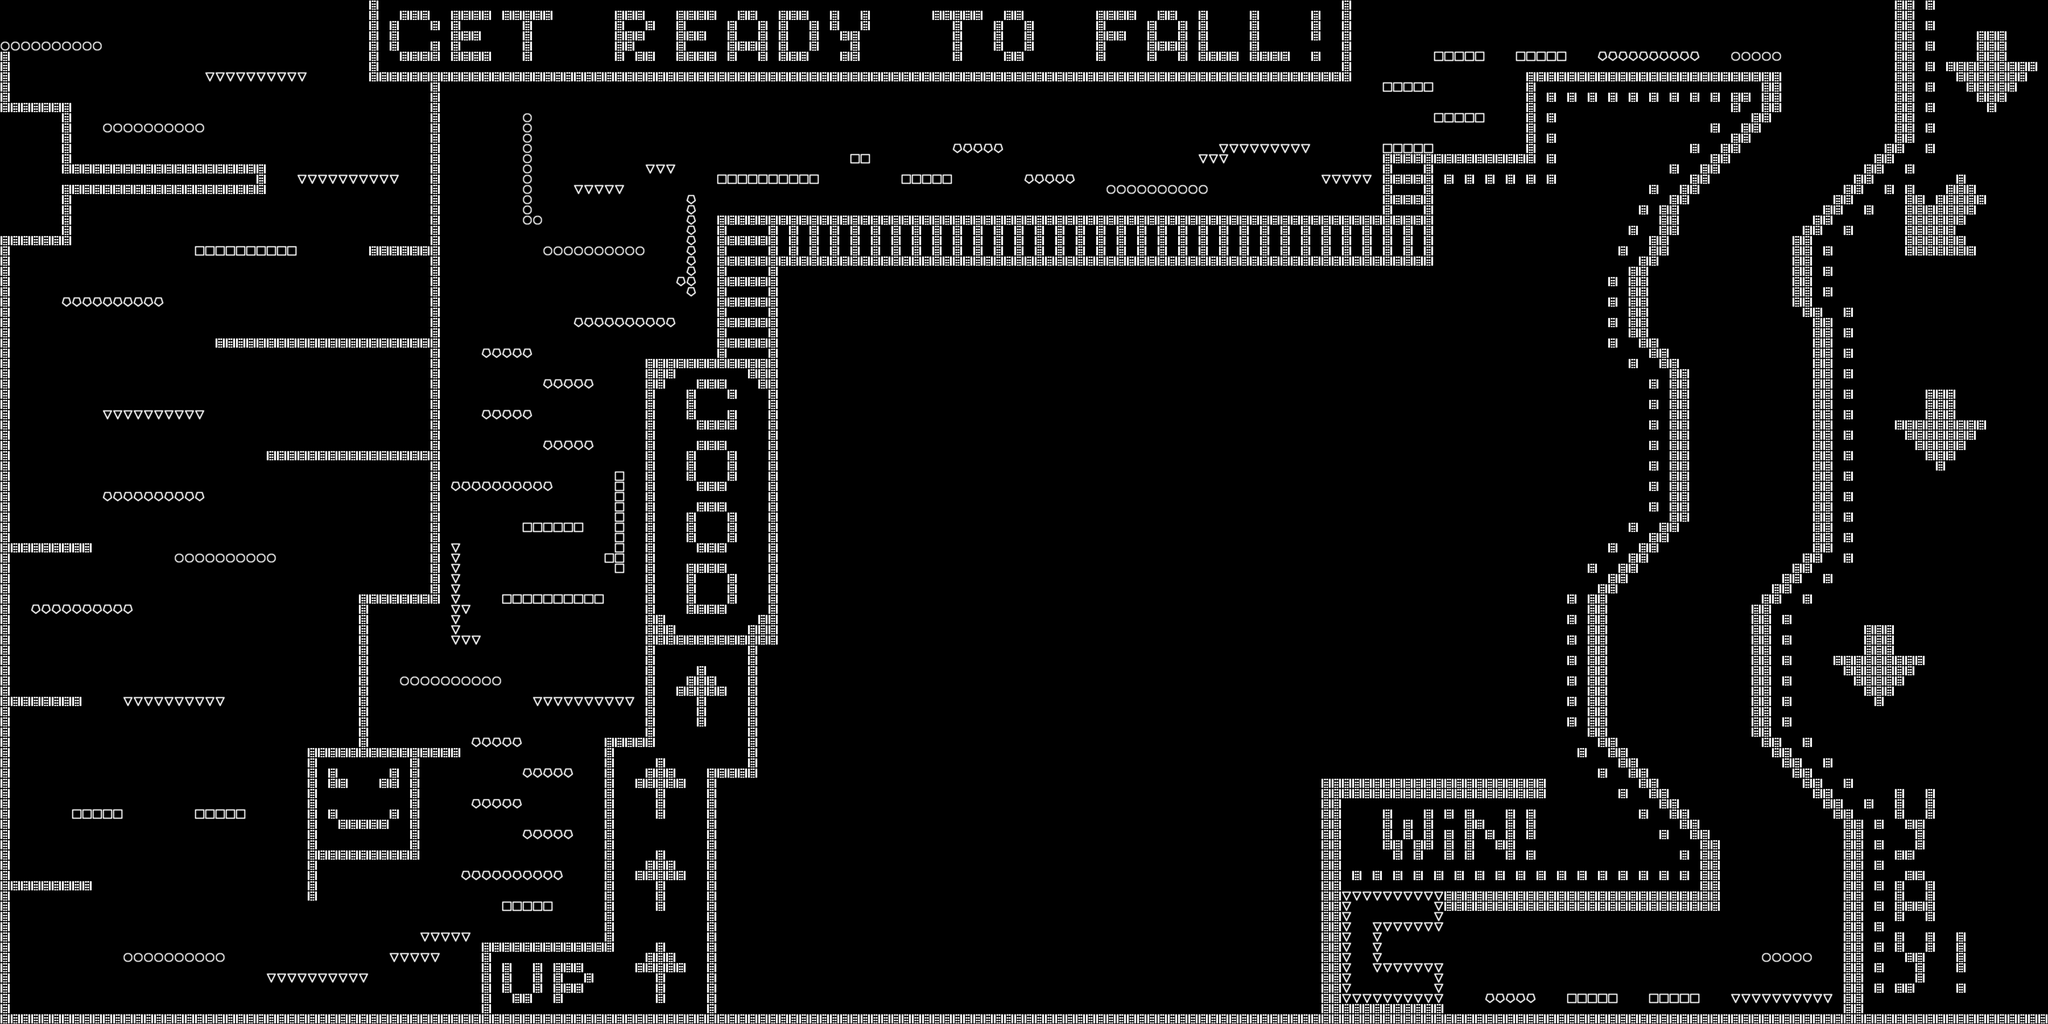

Tiled map render using the project's own tile images. Description and the map definition, with tile-layer contents summarised, below:
An orthogonal 200x100 tile map with 32x32 px tiles, 5 tile layers (Circles, Triangles, Squares, Pentagons, ...), 5 tilesets.

<map version="1.0" orientation="orthogonal" width="200" height="100" tilewidth="32" tileheight="32">
 <tileset firstgid="1" name="circle" tilewidth="32" tileheight="32">
  <image source="circle.png" width="32" height="32" />
 </tileset>
 <tileset firstgid="2" name="tri" tilewidth="32" tileheight="32">
  <image source="tri.png" width="32" height="32" />
 </tileset>
 <tileset firstgid="3" name="square" tilewidth="32" tileheight="32">
  <image source="square.png" width="32" height="32" />
 </tileset>
 <tileset firstgid="4" name="pent" tilewidth="32" tileheight="32">
  <image source="pent.png" width="32" height="32" />
 </tileset>
 <tileset firstgid="5" name="all" tilewidth="32" tileheight="32">
  <image source="all.png" width="32" height="32" />
 </tileset>
 <layer name="Circles" width="200" height="100">
  <data>[20000 cells, 92 non-empty, 1 distinct tile ids]</data>
 </layer>
 <layer name="Triangles" width="200" height="100">
  <data>[20000 cells, 168 non-empty, 1 distinct tile ids]</data>
 </layer>
 <layer name="Squares" width="200" height="100">
  <data>[20000 cells, 104 non-empty, 1 distinct tile ids]</data>
 </layer>
 <layer name="Pentagons" width="200" height="100">
  <data>[20000 cells, 136 non-empty, 1 distinct tile ids]</data>
 </layer>
 <layer name="Danger" width="200" height="100">
  <data>[20000 cells, 2294 non-empty, 1 distinct tile ids]</data>
 </layer>
</map>
